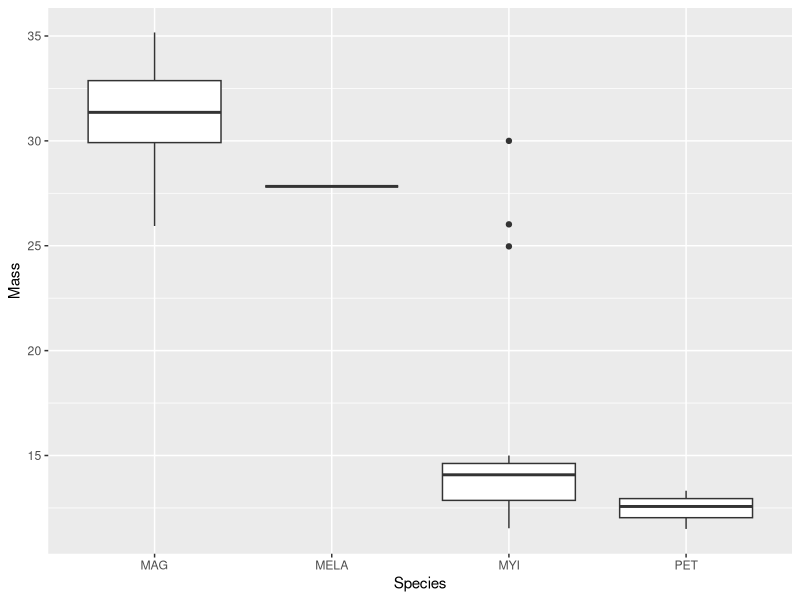

Generate this figure with R:
# Plot for Homework


library(readr)
library(ggplot2)
library(tidyr)
library(dplyr)
Small_sample_size <- read_csv("AP_fork_suggestion/Small_sample_size.csv")

Small_sample_size%>%
  filter(!is.na(scale)) %>%
  ggplot(aes(x = Species, y = Mass)) +
  geom_boxplot()

#fin